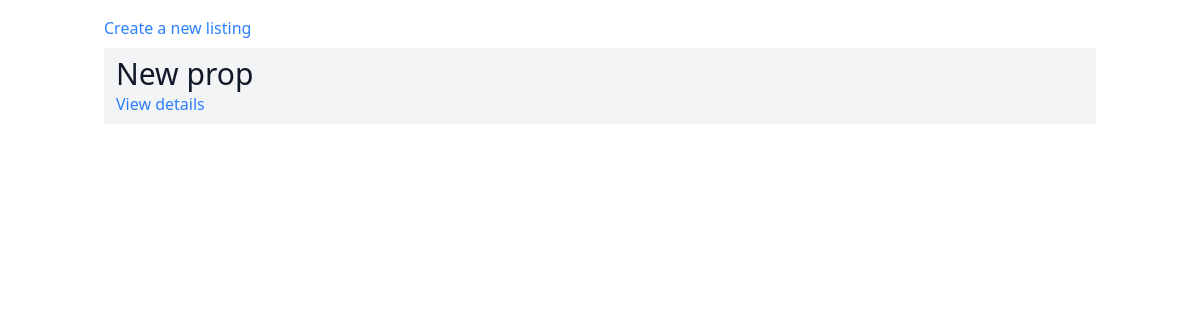
The app's page /, older data.
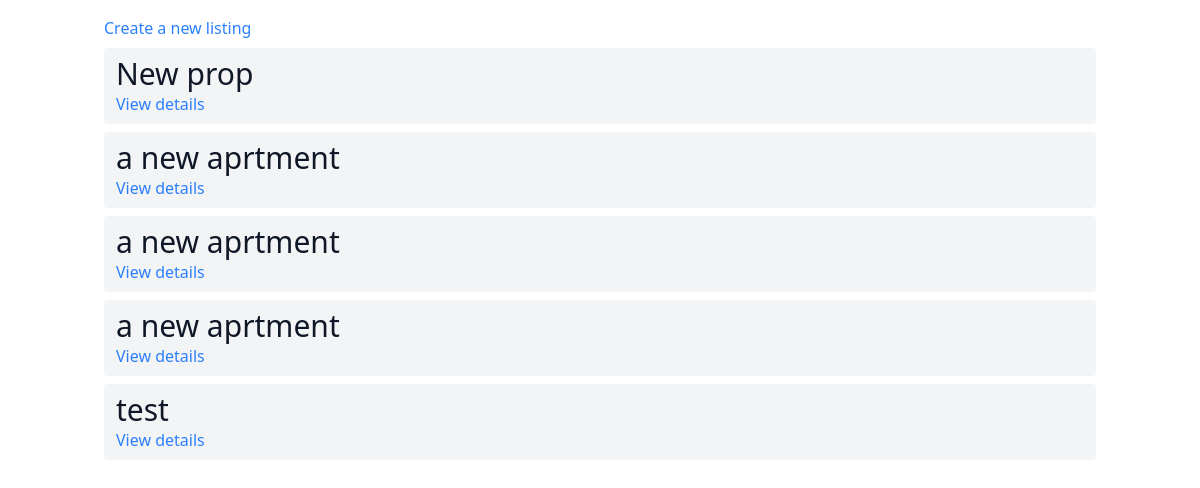
The same page, newer data.
### listings/models.py (models this page shows, shortened)
class Listing(models.Model):
    title = models.CharField(max_length=100)
    price = models.IntegerField()
    num_bedrooms = models.IntegerField()
    num_bathrooms = models.IntegerField()
    square_footage = models.IntegerField()
    address = models.CharField(max_length=100)
    image = models.ImageField()

### listings/views.py (the view)
# urls.py: path("", listing_list),
def listing_list(request):
    listings = Listing.objects.all()
    context = {
        "listings": listings
    }
    return render(request, "listings.html", context)

### templates/listings.html (shortened to what this page needs)
{% extends 'base.html' %}
{% block content %}
<a href="/add-listing/" class="text-blue-500">
  Create a new listing
</a>
{% for listing in listings %}
<div class="mt-2 px-3 py-2 bg-gray-100 rounded-sm">
  <h3 class="text-3xl text-gray-900">{{ listing.title }}</h3>
  <a href="/listings/{{ listing.id }}/" class="text-blue-500">
    View details
  </a>
</div>
{% endfor %}
{% endblock content %}

Row changes from the older to the newer data that the page shows:
added Listing: title "a new aprtment"
added Listing: title "a new aprtment"
added Listing: title "a new aprtment"
added Listing: title "test"
